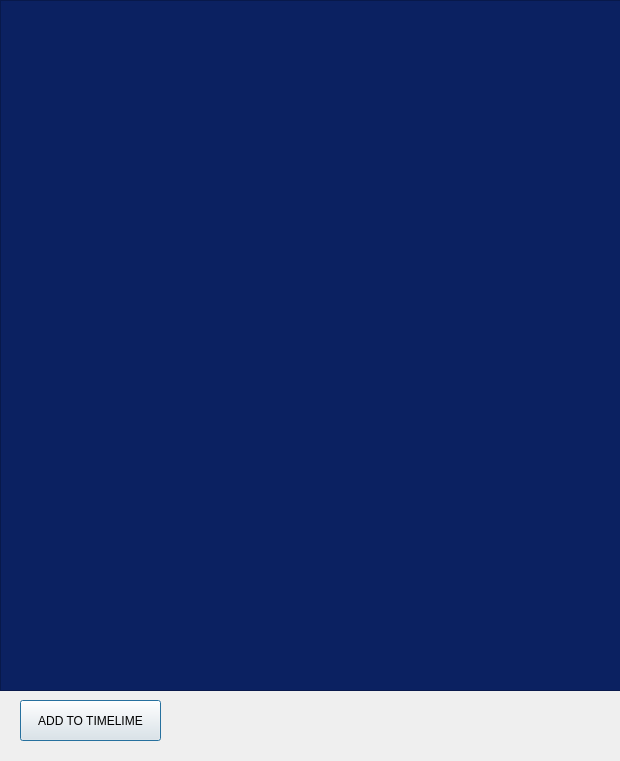
<?xml version="1.0" encoding="UTF-8"?>
<ui version="4.0">
 <class>timeline</class>
 <widget class="QDialog" name="timeline">
  <property name="geometry">
   <rect>
    <x>0</x>
    <y>0</y>
    <width>620</width>
    <height>761</height>
   </rect>
  </property>
  <property name="windowTitle">
   <string>Dialog</string>
  </property>
  <widget class="QWidget" name="horizontalLayoutWidget">
   <property name="geometry">
    <rect>
     <x>0</x>
     <y>0</y>
     <width>621</width>
     <height>691</height>
    </rect>
   </property>
   <layout class="QHBoxLayout" name="timelineLayout">
    <item>
     <widget class="QScrollArea" name="scrollArea">
      <property name="styleSheet">
       <string notr="true">background-color: #0B2161;</string>
      </property>
      <property name="widgetResizable">
       <bool>true</bool>
      </property>
      <widget class="QWidget" name="scrollAreaWidgetContents">
       <property name="geometry">
        <rect>
         <x>0</x>
         <y>0</y>
         <width>617</width>
         <height>687</height>
        </rect>
       </property>
      </widget>
     </widget>
    </item>
   </layout>
  </widget>
  <widget class="QPushButton" name="pushButton">
   <property name="geometry">
    <rect>
     <x>20</x>
     <y>700</y>
     <width>141</width>
     <height>41</height>
    </rect>
   </property>
   <property name="text">
    <string>ADD TO TIMELIME</string>
   </property>
  </widget>
  <widget class="QLabel" name="UsersTimeline">
   <property name="geometry">
    <rect>
     <x>230</x>
     <y>700</y>
     <width>281</width>
     <height>41</height>
    </rect>
   </property>
   <property name="font">
    <font>
     <pointsize>22</pointsize>
     <italic>true</italic>
     <bold>true</bold>
    </font>
   </property>
   <property name="text">
    <string/>
   </property>
  </widget>
 </widget>
 <resources/>
 <connections/>
</ui>
